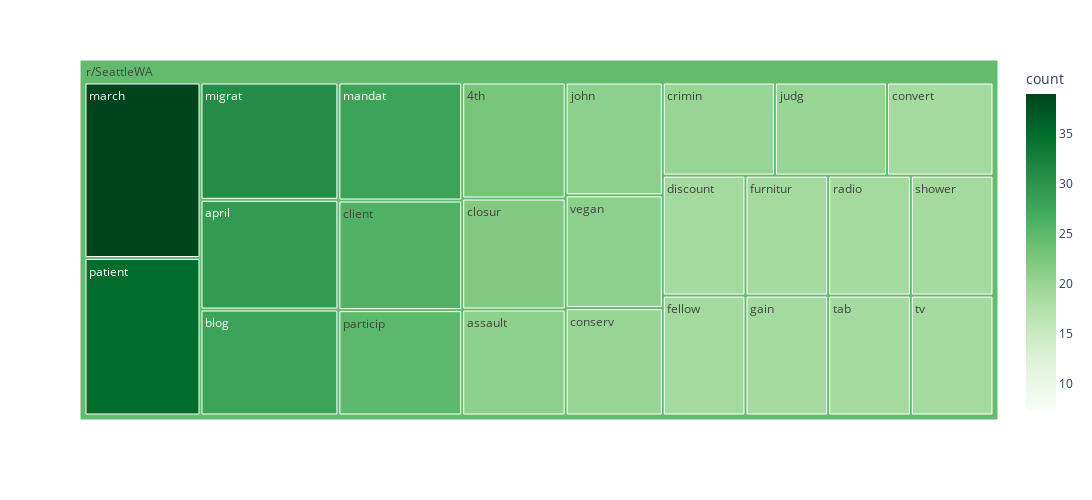

The notebook cell this image was saved under:
### Code cell
fig = px.treemap(sea_wa_only_df, path=[px.Constant('r/SeattleWA'), 'index'], values='count', color = 'count', width = 1200, height = 500, color_continuous_scale= 'Greens', color_continuous_midpoint= np.mean(sea_wa_only_df['count']))
fig.show()

### Figure 1 — Plotly figure (JSON) as saved in the notebook; plotly's stock layout.template omitted (floating-point values rounded to 4 significant figures)
{"data": [{"branchvalues": "total", "customdata": [[23], [29], [21], [28], [26], [22], [20], [19], [20], [19], [19], [19], [19], [21], [20], [28], [39], [31], [25], [35], [19], [19], [19], [19], [21], [24.49]], "domain": {"x": [0, 1], "y": [0, 1]}, "hovertemplate": "labels=%{label}<br>count_sum=%{value}<br>parent=%{parent}<br>id=%{id}<br>count=%{color}<extra></extra>", "ids": ["r/SeattleWA/4th", "r/SeattleWA/april", "r/SeattleWA/assault", "r/SeattleWA/blog", "r/SeattleWA/client", "r/SeattleWA/closur", "r/SeattleWA/conserv", "r/SeattleWA/convert", "r/SeattleWA/crimin", "r/SeattleWA/discount", "r/SeattleWA/fellow", "r/SeattleWA/furnitur", "r/SeattleWA/gain", "r/SeattleWA/john", "r/SeattleWA/judg", "r/SeattleWA/mandat", "r/SeattleWA/march", "r/SeattleWA/migrat", "r/SeattleWA/particip", "r/SeattleWA/patient", "r/SeattleWA/radio", "r/SeattleWA/shower", "r/SeattleWA/tab", "r/SeattleWA/tv", "r/SeattleWA/vegan", "r/SeattleWA"], "labels": ["4th", "april", "assault", "blog", "client", "closur", "conserv", "convert", "crimin", "discount", "fellow", "furnitur", "gain", "john", "judg", "mandat", "march", "migrat", "particip", "patient", "radio", "shower", "tab", "tv", "vegan", "r/SeattleWA"], "marker": {"coloraxis": "coloraxis", "colors": [23, 29, 21, 28, 26, 22, 20, 19, 20, 19, 19, 19, 19, 21, 20, 28, 39, 31, 25, 35, 19, 19, 19, 19, 21, 24.49]}, "name": "", "parents": ["r/SeattleWA", "r/SeattleWA", "r/SeattleWA", "r/SeattleWA", "r/SeattleWA", "r/SeattleWA", "r/SeattleWA", "r/SeattleWA", "r/SeattleWA", "r/SeattleWA", "r/SeattleWA", "r/SeattleWA", "r/SeattleWA", "r/SeattleWA", "r/SeattleWA", "r/SeattleWA", "r/SeattleWA", "r/SeattleWA", "r/SeattleWA", "r/SeattleWA", "r/SeattleWA", "r/SeattleWA", "r/SeattleWA", "r/SeattleWA", "r/SeattleWA", ""], "type": "treemap", "values": [23, 29, 21, 28, 26, 22, 20, 19, 20, 19, 19, 19, 19, 21, 20, 28, 39, 31, 25, 35, 19, 19, 19, 19, 21, 580]}], "layout": {"coloraxis": {"cmid": 23.2, "colorbar": {"title": {"text": "count"}}, "colorscale": [[0, "rgb(247,252,245)"], [0.125, "rgb(229,245,224)"], [0.25, "rgb(199,233,192)"], [0.375, "rgb(161,217,155)"], [0.5, "rgb(116,196,118)"], [0.625, "rgb(65,171,93)"], [0.75, "rgb(35,139,69)"], [0.875, "rgb(0,109,44)"], [1, "rgb(0,68,27)"]]}, "height": 500, "legend": {"tracegroupgap": 0}, "margin": {"t": 60}, "width": 1200}}
